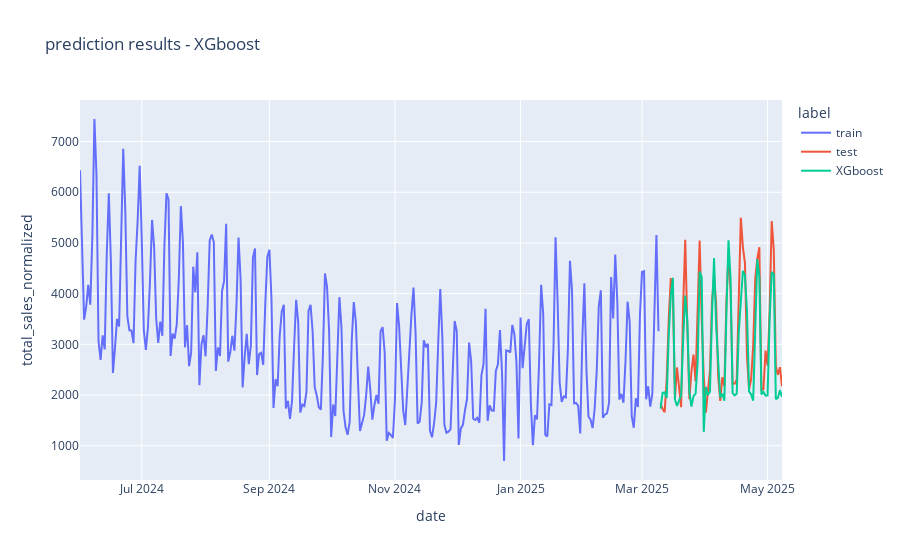

Write notebook code for a chart like this one.
### Code cell
px.line(pd.concat((y_train_for_plot, y_test_for_plot, xgb_pred_for_plot)), 
        y="total_sales_normalized",
        color='label', 
        title='prediction results - XGboost')
